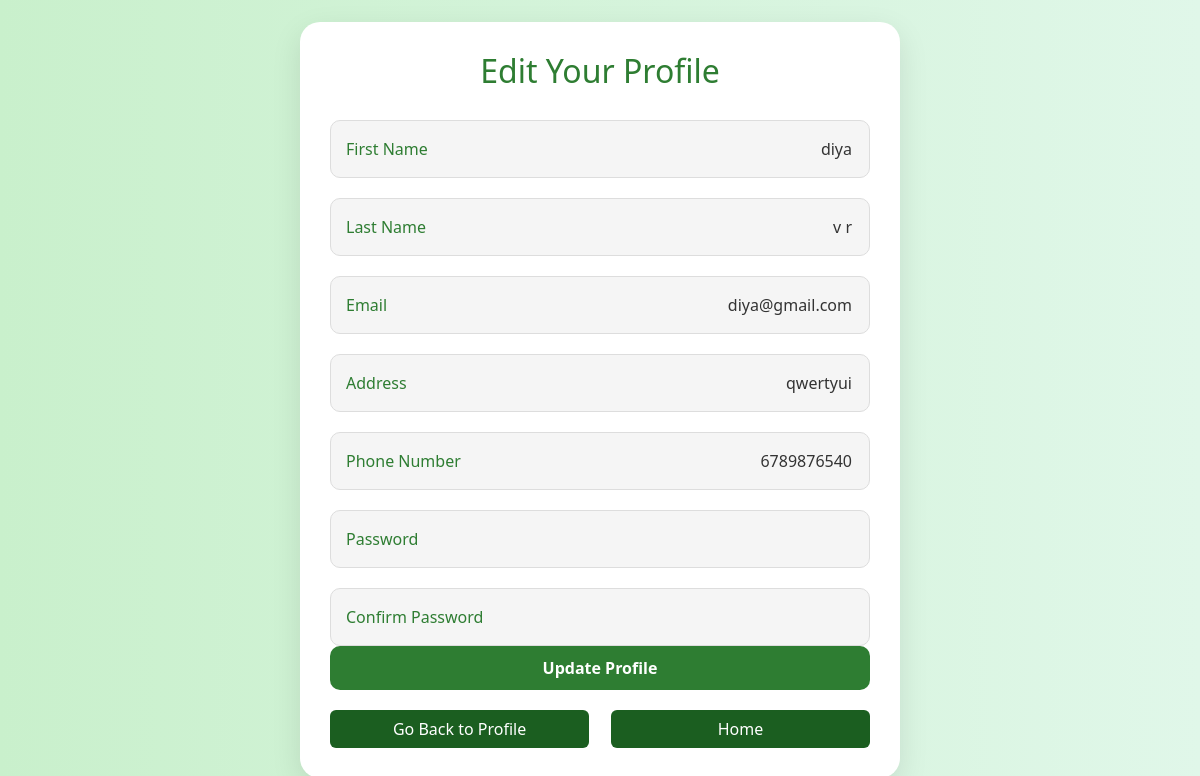
The page /update_profile/ (signed in) on the database its author committed.
### garden_app/models.py (models this page shows, shortened)
class user_reg(models.Model):
    STATUS=(
        ('applied','Applied'),
        ('approved','Approved'),
        ('rejected','Rejected'),
    )
    first_name=models.CharField(max_length=100)
    last_name=models.CharField(max_length=100)
    email=models.EmailField(unique=True,max_length=100)
    phone = models.CharField(max_length=10)
    password=models.CharField(max_length=100)
    confirm_password=models.CharField(max_length=100)
    address=models.CharField(max_length=100)
    reset_token = models.CharField(max_length=50, blank=True, null=True)
    status=models.CharField(max_length=20,choices=STATUS,default='applied')

### garden_app/views.py (the view)
# urls.py: path('update_profile/',views.update_profile,name="update_profile"),
def update_profile(request):
    email=request.session['ema']
    cr =user_reg.objects.get(email=email)
    if cr:
        user_info = {
            'first_name':cr.first_name,
            'last_name':cr.last_name,
            'address':cr.address,
            'phone':cr.phone,
            'email':cr.email,
            'password':cr.password,
            'confirm_password':cr.confirm_password,
        }
        return render(request,'update_profile.html',user_info)
    else:
        return render(request,'update_profile.html')

### garden_app/templates/update_profile.html (shortened to what this page needs)
<!DOCTYPE html>
<html lang="en">
<head>
    <link href="https://cdn.jsdelivr.net/npm/bootstrap@5.3.0/dist/css/bootstrap.min.css" rel="stylesheet">
</head>
<body>
<div class="container d-flex justify-content-center align-items-center min-vh-100">
    <div class="profile-container">
        <h2>Edit Your Profile</h2>
        <form action="/proupdate/" method="post">
            <div class="profile-info">
                <div class="info-item">
                    <span class="info-text">First Name</span>
                    <input type="text" name="first_name" value="{{first_name}}">
                </div>
                <div class="info-item">
                    <span class="info-text">Last Name</span>
                    <input type="text" name="last_name" value="{{last_name}}">
                </div>
                <div class="info-item">
                    <span class="info-text">Email</span>
                    <input type="email" name="email" value="{{email}}">
                </div>
                <div class="info-item">
                    <span class="info-text">Address</span>
                    <input type="text" name="address" value="{{address}}">
                </div>
                <div class="info-item">
                    <span class="info-text">Phone Number</span>
                    <input type="tel" name="phone" value="{{phone}}">
                </div>
                <div class="info-item">
                    <span class="info-text">Password</span>
                    <input type="password" name="password">
                </div>
                <div class="info-item">
                    <span class="info-text">Confirm Password</span>
                    <input type="password" name="confirm_password">
                </div>
            </div>
            <button type="submit" class="btn-submit">Update Profile</button>
            <div class="d-flex justify-content-between">
                <a href="/userProfile/" class="btn btn-profile">Go Back to Profile</a>
                <a href="/userHome/" class="btn btn-home">Home</a>
            </div>
        </form>
    </div>
</div>
</body>
</html>

### garden_app/templates/update_profile.html (style rules this page uses)
body { background: linear-gradient(to right, #c9f0cc, #e0f7e9); height: 100vh; display: flex; justify-content: center; align-items: center; }
.profile-container { width: 100%; max-width: 600px; background: #fff; padding: 30px; border-radius: 20px; box-shadow: 0px 10px 30px rgba(0, 0, 0, 0.1); }
.profile-container h2 { color: #2E7D32; text-align: center; margin-bottom: 30px; }
.profile-info { display: flex; flex-direction: column; gap: 20px; }
.profile-info .info-item { display: flex; justify-content: space-between; align-items: center; background: #f5f5f5; padding: 15px; border-radius: 10px; border: 1px solid #ddd; }
.info-item .info-text { font-size: 16px; color: #2E7D32; }
.info-item input { border: none; outline: none; background: transparent; width: 70%; font-size: 16px; color: #333; text-align: right; }
.info-item .info-text, .info-item input { transition: all 0.3s ease; }
.btn-submit { background: #2E7D32; color: #fff; padding: 10px 20px; border-radius: 10px; font-weight: 600; width: 100%; border: none; transition: background 0.3s; }
.btn-profile, .btn-home { margin-top: 20px; width: 48%; }
.btn-profile { background: #1B5E20; color: #fff; }
.btn-home { background: #1B5E20; color: #fff; }

### rows shown on the page
user_reg: first_name "diya", last_name "v r", email "diya@gmail.com", address "qwertyui", phone "6789876540"
